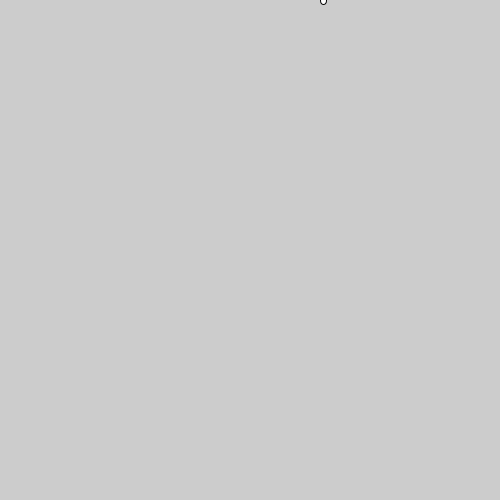
Frame 1 (no input)
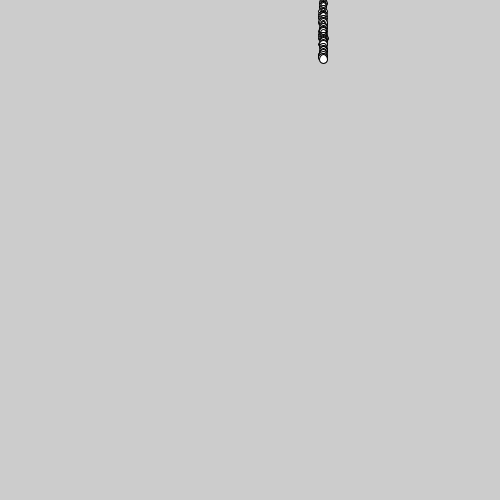
Frame 60 (the mouse pressed at the canvas centre just before this capture)
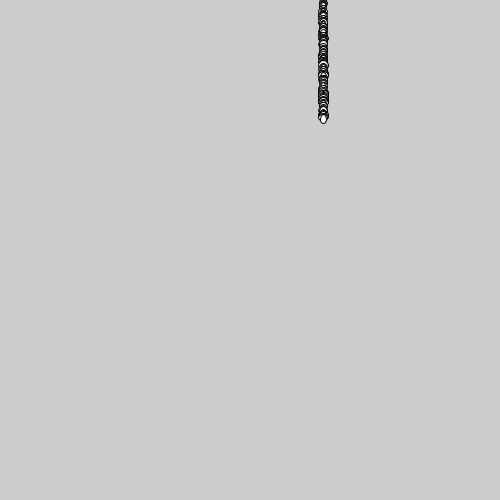
Frame 120 (the mouse held since frame 60 and released just before this capture)

The Processing sketch that drew these frames (run headless with seeded random() and noise(); from frame 60 on, the mouse is pressed at the canvas centre):

// Processing sketch: sketch_03arraydrop
// ── sketch_03arraydrop.pde
//03. arrays drop
//x, y, color arrays

float x;
float y;

void setup(){
  size(500, 500);
  x = random(width);
  y = 0;
}

void draw(){
  
  coin(x, y);
  y++;
  
}

void coin(float a, float b){
  ellipse(a, b, random(5, 10), random(5, 10));
}
